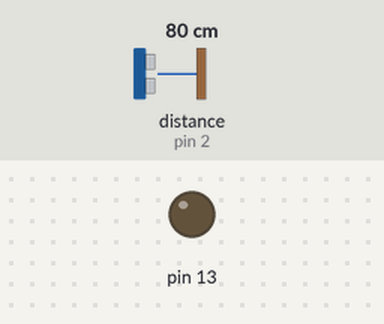
A sketch run on a simulated Arduino Uno, built with avr-gcc and run on an emulated ATmega328P. Shown: output pins drawn as LEDs (lit = HIGH). The test bench sets the inputs (shaded band); at power-on: distance to the obstacle (sensor on pin 2) 80 cm. The echo pulse lasts 58.3 µs per cm; sleep ends after the set time or at an interrupt; what the sketch prints to the serial monitor is not drawn. At 1.0 s the program stops and its outputs stay as they are.

Above: at 0.1 s.
At 1.1 s:
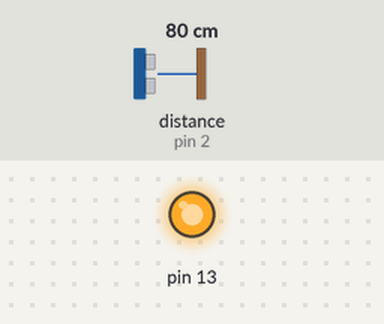
Timing chart, 0 to 2.5 s (numbered marks = the images above):
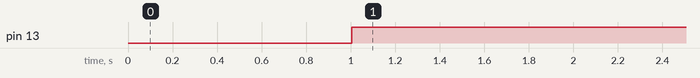

Measured:
- by itself, pin 13: LOW → HIGH at 1.0 s

The sketch:

Ultrassonico_2_sleep.ino
```cpp
//Carrega a biblioteca do sensor ultrassonico
#include <Ultrasonic.h>
#include <TimerOne.h>
#include <avr/sleep.h>
//#include <CurieTimerOne.h>

//Define os pinos para o trigger e echo
#define pino_trigger 3
#define pino_echo 2

//Inicializa o sensor nos pinos definidos acima
Ultrasonic ultrasonic(pino_trigger, pino_echo);

void setup()
{
  Serial.begin(9600);
  pinMode(13, OUTPUT);
}

void loop()
{
  //Le as informacoes do sensor
  float tempo = ultrasonic.timing();
  float distancia = ultrasonic.convert(tempo, Ultrasonic::CM);
  Serial.println(distancia);
  digitalWrite(13, LOW);
  delay(1000);
  sleep();
}

void ultra() {
  sleep_disable();
  Timer1.detachInterrupt();
}

void sleep(){
  set_sleep_mode(SLEEP_MODE_PWR_DOWN);
  sleep_enable();
  digitalWrite(13, HIGH);
  sleep_cpu();
  Timer1.initialize(60000000);
  Timer1.attachInterrupt(ultra);
}
```
